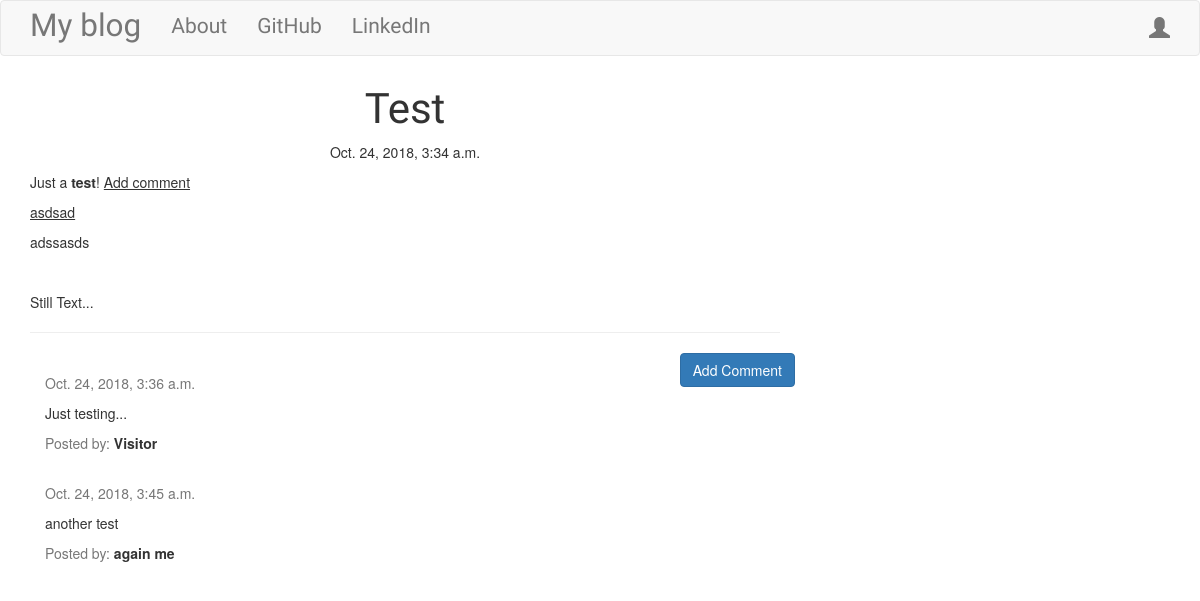
/post/1, run on the app's committed database.
### blog/models.py (models this page shows, shortened)
class Post(models.Model):
    author = models.ForeignKey('auth.User')
    title = models.CharField(max_length=100)
    text = models.TextField()
    created_date = models.DateTimeField(default=timezone.now)
    published_date = models.DateTimeField(blank=True, null=True)

class Comment(models.Model):
    post = models.ForeignKey('blog.Post', related_name='comments')
    author = models.CharField(max_length=50)
    text = models.TextField()
    created_date = models.DateTimeField(default=timezone.now)
    approved_comment = models.BooleanField(default=False)

### blog/views.py (the view)
# urls.py: url(r'^post/(?P<pk>\d+)$', views.PostDetailView.as_view(), name='post_detail'),
class PostDetailView(DetailView):
    model = Post

### blog/templates/blog/post_detail.html (shortened to what this page needs)
{% extends 'blog/base.html' %}
{% block content %}
  <h1 class="posttitle loader">{{ post.title }}</h1>
  {% if post.published_date %}
    <div class="date postdate">
      {{ post.published_date }}
    </div>
  {% else %}
    <a class="btn btn-primary" href="{% url 'post_publish' pk=post.pk %}">
      Publish
    </a>
  {% endif %}
  <p class="postcontent">{{ post.text|safe|linebreaksbr }}</p>
  <hr>
  <a class="btn btn-primary btn-comment" href="{% url 'add_comment_to_post' pk=post.pk %}">
    Add Comment
  </a>
  <div class="container">
    {% for comment in post.comments.all %}
    <br>
      {% if user.is_authenticated or comment.approved_comment %}
        <p class="text-muted">{{ comment.created_date }}</p>
        <p>{{ comment.text|safe|linebreaks }}</p>
        <p><a class="text-muted">Posted by: </a><strong>{{ comment.author }}</strong></p>
      {% endif %}
      {% empty %}
      <p>No Comments!</p>
    {% endfor %}
  </div>
{% endblock %}

### blog/static/css/blog.css (style rules this page uses)
.postdate { text-align: center; }
.posttitle { font-family: 'Russo One', sans-serif; font-size: 3em; text-align: center; }
.postcontent { font-family: 'Montserrat'; font-size: 1.5em; }
.btn-comment { position: absolute; right: 0px; }
.loader { filter:hue-rotate(0deg); color:linear-gradient(45deg,#0f8,#08f); animation:hue 10000ms infinite linear; }

### data on the page
Post: title "Test", published_date "Oct. 24, 2018, 3:34 a.m.", text "Just a test ! Add comment asdsad adssasds Still Text..."
Comment: created_date "Oct. 24, 2018, 3:36 a.m.", text "Just testing...", author "Visitor"
Comment: created_date "Oct. 24, 2018, 3:45 a.m.", text "another test", author "again me"
